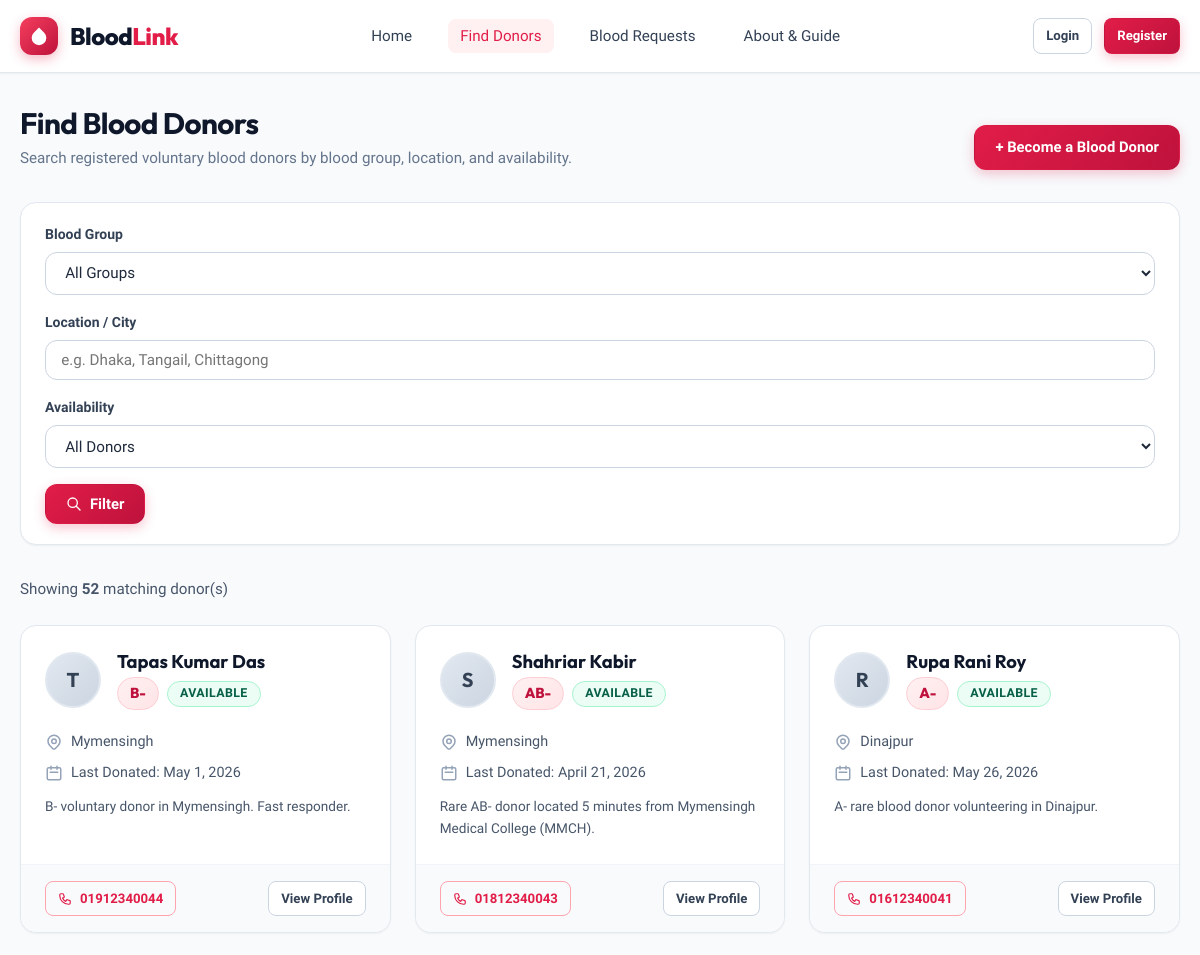
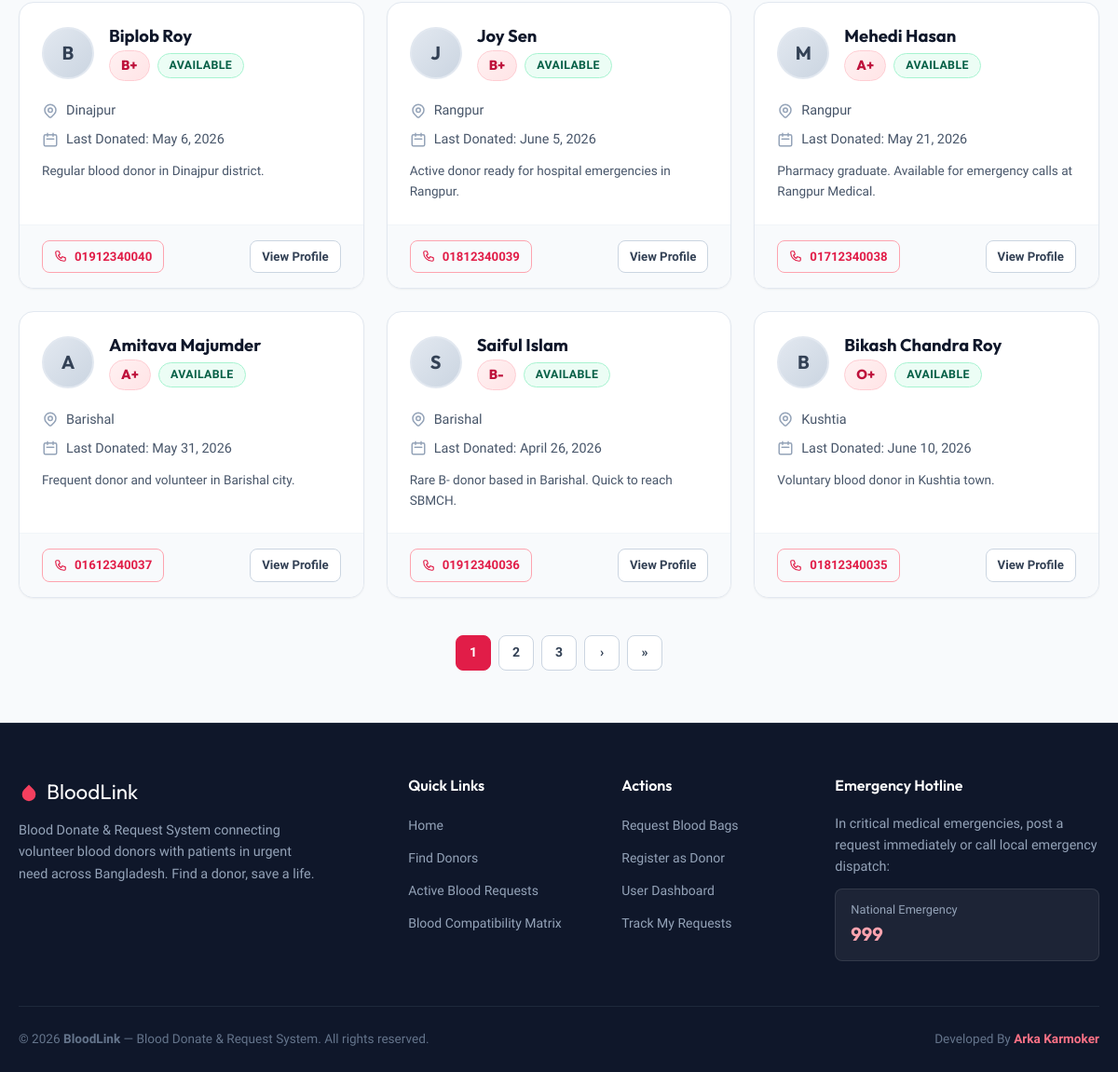
Screenshot of /donors/ with the database file from the repository (2 pictures, top to bottom).
### blood_app/models.py (models this page shows, shortened)
class DonorProfile(models.Model):
    user = models.OneToOneField(User, on_delete=models.CASCADE, related_name='donor_profile')
    phone = models.CharField(max_length=20)
    blood_group = models.CharField(max_length=5, choices=BLOOD_GROUP_CHOICES)
    location = models.CharField(max_length=100, help_text="City, District, or Area (e.g., Dhaka, Tangail, Chittagong)")
    address = models.CharField(max_length=255, blank=True, help_text="Detailed address or preferred donation zone")
    date_of_birth = models.DateField(null=True, blank=True)
    profile_picture = models.ImageField(upload_to='donors/', blank=True, null=True)
    last_donation_date = models.DateField(null=True, blank=True)
    is_available = models.BooleanField(default=True, verbose_name="Available for Donation")
    description = models.TextField(blank=True, help_text="Short bio, experience, or donor notes")
    created_at = models.DateTimeField(auto_now_add=True)
    updated_at = models.DateTimeField(auto_now=True)
    class Meta:
        ordering = ['-is_available', '-updated_at']
        verbose_name = 'Donor Profile'
        verbose_name_plural = 'Donor Profiles'
    @property
    def display_name(self):
        full_name = self.user.get_full_name()
        return full_name if full_name else self.user.username

### blood_app/views.py (the view)
# urls.py: path('donors/', views.donor_list_view, name='donor_list'),
def donor_list_view(request):
    blood_group = request.GET.get('blood_group', '').strip()
    location = request.GET.get('location', '').strip()
    availability = request.GET.get('availability', 'all').strip()
    donors = DonorProfile.objects.select_related('user').all()
    if blood_group:
        donors = donors.filter(blood_group=blood_group)
    if location:
        donors = donors.filter(
            Q(location__icontains=location) | Q(address__icontains=location)
        )
    if availability == 'available':
        donors = donors.filter(is_available=True)
    elif availability == 'unavailable':
        donors = donors.filter(is_available=False)
    paginator = Paginator(donors, 9)
    page_number = request.GET.get('page')
    page_obj = paginator.get_page(page_number)
    context = {
        'page_obj': page_obj,
        'blood_groups': BLOOD_GROUP_CHOICES,
        'selected_blood_group': blood_group,
        'selected_location': location,
        'selected_availability': availability,
        'total_results': donors.count(),
    }
    return render(request, 'blood_app/donor_list.html', context)

### templates/blood_app/donor_list.html (shortened to what this page needs)
{% extends 'base.html' %}
{% load static %}
{% block content %}
<div class="container" style="padding-top: 2rem;">
  <div class="section-header">
    <div>
      <h1 class="section-title">Find Blood Donors</h1>
      <p class="section-subtitle">Search registered voluntary blood donors by blood group, location, and availability.</p>
    </div>
    {% if not user.is_authenticated or not user.donor_profile %}
      <a href="{% url 'blood_app:donor_create' %}" class="btn btn-primary">
        + Become a Blood Donor
      </a>
    {% endif %}
  </div>
  <div class="filter-card">
    <form method="GET" action="{% url 'blood_app:donor_list' %}" class="filter-form">
      <div class="form-group" style="margin-bottom: 0;">
        <label for="id_blood_group" class="form-label">Blood Group</label>
        <select name="blood_group" id="id_blood_group" class="form-select">
          <option value="">All Groups</option>
        </select>
      </div>
      <div class="form-group" style="margin-bottom: 0;">
        <label for="id_location" class="form-label">Location / City</label>
        <input type="text" name="location" id="id_location" class="form-input" placeholder="e.g. Dhaka, Tangail, Chittagong" value="{{ selected_location }}">
      </div>
      <div class="form-group" style="margin-bottom: 0;">
        <label for="id_availability" class="form-label">Availability</label>
        <select name="availability" id="id_availability" class="form-select">
          <option value="all" {% if selected_availability == 'all' %}selected{% endif %}>All Donors</option>
        </select>
      </div>
      <div style="display: flex; gap: 0.5rem;">
        <button type="submit" class="btn btn-primary">
          <svg width="16" height="16" fill="none" stroke="currentColor" stroke-width="2" viewBox="0 0 24 24">
            <path stroke-linecap="round" stroke-linejoin="round" d="M21 21l-6-6m2-5a7 7 0 11-14 0 7 7 0 0114 0z"/>
          </svg>
          Filter
        </button>
      </div>
    </form>
  </div>
  <div style="margin-bottom: 1.5rem; font-size: 0.95rem; color: var(--slate-600);">
    Showing <strong>{{ total_results }}</strong> matching donor(s)
  </div>
  {% if page_obj.object_list %}
    <div class="grid-3">
      {% for donor in page_obj %}
        <div class="card">
          <div class="card-body">
            <div class="donor-card-top">
              {% if donor.profile_picture %}
                <img src="{{ donor.profile_picture.url }}" alt="{{ donor.display_name }}" class="donor-avatar">
              {% else %}
                <div class="donor-avatar-placeholder">
                  {{ donor.display_name|slice:":1"|upper }}
                </div>
              {% endif %}
              <div style="flex: 1;">
                <h3 style="font-size: 1.15rem; margin-bottom: 0.25rem;">{{ donor.display_name }}</h3>
                <div style="display: flex; gap: 0.5rem; align-items: center; flex-wrap: wrap;">
                  <span class="blood-pill">{{ donor.blood_group }}</span>
                  {% if donor.is_available %}
                    <span class="badge badge-available">Available</span>
                  {% else %}
                    <span class="badge badge-unavailable">Unavailable</span>
                  {% endif %}
                </div>
              </div>
            </div>
            <div class="info-item">
              <span>{{ donor.location }}</span>
            </div>
            <div class="info-item">
              <svg width="18" height="18" fill="none" stroke="currentColor" stroke-width="2" viewBox="0 0 24 24">
                <path stroke-linecap="round" stroke-linejoin="round" d="M8 7V3m8 4V3m-9 8h10M5 21h14a2 2 0 002-2V7a2 2 0 00-2-2H5a2 2 0 00-2 2v12a2 2 0 002 2z"/>
              </svg>
              <span>Last Donated: {{ donor.last_donation_date|default:"First-time / Not recorded" }}</span>
            </div>
            {% if donor.description %}
              <p style="font-size: 0.85rem; color: var(--slate-600); margin-top: 0.75rem; display: -webkit-box; -webkit-line-clamp: 2; -webkit-box-orient: vertical; overflow: hidden;">
                {{ donor.description }}
              </p>
            {% endif %}
          </div>
          <div class="card-footer">
            <a href="tel:{{ donor.phone }}" class="btn btn-outline-danger btn-sm">
              {{ donor.phone }}
            </a>
            <a href="{% url 'blood_app:donor_detail' donor.pk %}" class="btn btn-secondary btn-sm">
              View Profile
            </a>
          </div>
        </div>
      {% endfor %}
    </div>
    {% if page_obj.has_other_pages %}
      <div class="pagination">
        {% for num in page_obj.paginator.page_range %}
          {% if page_obj.number == num %}
            <span class="page-btn active">{{ num }}</span>
          {% elif num > page_obj.number|add:'-3' and num < page_obj.number|add:'3' %}
            <a href="?page={{ num }}{% if selected_availability %}&availability={{ selected_availability }}{% endif %}" class="page-btn">{{ num }}</a>
          {% endif %}
        {% endfor %}
        {% if page_obj.has_next %}
          <a href="?page={{ page_obj.next_page_number }}{% if selected_availability %}&availability={{ selected_availability }}{% endif %}" class="page-btn">&rsaquo;</a>
          <a href="?page={{ page_obj.paginator.num_pages }}{% if selected_availability %}&availability={{ selected_availability }}{% endif %}" class="page-btn">&raquo;</a>
        {% endif %}
      </div>
    {% endif %}
  {% endif %}
</div>
{% endblock %}

### templates/base.html (shortened to what this page needs)
{% load static %}
<!DOCTYPE html>
<html lang="en">
<head>
  <link rel="stylesheet" href="{% static 'css/main.css' %}">
</head>
<body>
  {% include 'navbar.html' %}
  <main class="main-content">
    {% block content %}
    {% endblock %}
  </main>
  {% include 'footer.html' %}
</body>
</html>

### templates/navbar.html (shortened to what this page needs)
{% load static %}
<header class="site-header">
  <div class="container">
    <nav class="navbar" aria-label="Main Navigation">
      <a href="{% url 'blood_app:home' %}" class="brand">
        <div class="brand-icon">
          <svg width="22" height="22" viewBox="0 0 24 24" fill="currentColor">
            <path d="M12 2.69l5.66 5.66a8 8 0 1 1-11.31 0z"/>
          </svg>
        </div>
        <span class="brand-text">Blood<span>Link</span></span>
      </a>
      <ul class="nav-links">
        <li>
          <a href="{% url 'blood_app:home' %}" class="nav-link {% if request.resolver_match.url_name == 'home' %}active{% endif %}">Home</a>
        </li>
        <li>
          <a href="{% url 'blood_app:donor_list' %}" class="nav-link {% if request.resolver_match.url_name == 'donor_list' %}active{% endif %}">Find Donors</a>
        </li>
        <li>
          <a href="{% url 'blood_app:request_list' %}" class="nav-link {% if request.resolver_match.url_name == 'request_list' %}active{% endif %}">Blood Requests</a>
        </li>
        <li>
          <a href="{% url 'blood_app:about' %}" class="nav-link {% if request.resolver_match.url_name == 'about' %}active{% endif %}">About & Guide</a>
        </li>
      </ul>
      <div class="nav-actions">
        {% if user.is_authenticated %}
          <a href="{% url 'blood_app:request_create' %}" class="btn btn-primary btn-sm">
            <svg width="16" height="16" fill="none" stroke="currentColor" stroke-width="2.5" viewBox="0 0 24 24">
              <path stroke-linecap="round" stroke-linejoin="round" d="M12 4v16m8-8H4"/>
            </svg>
            Request Blood
          </a>
          <a href="{% url 'blood_app:dashboard' %}" class="btn btn-secondary btn-sm">
            <svg width="16" height="16" fill="none" stroke="currentColor" stroke-width="2" viewBox="0 0 24 24">
              <path stroke-linecap="round" stroke-linejoin="round" d="M4 6a2 2 0 012-2h2a2 2 0 012 2v2a2 2 0 01-2 2H6a2 2 0 01-2-2V6zm10 0a2 2 0 012-2h2a2 2 0 012 2v2a2 2 0 01-2 2h-2a2 2 0 01-2-2V6zM4 16a2 2 0 012-2h2a2 2 0 012 2v2a2 2 0 01-2 2H6a2 2 0 01-2-2v-2zm10 0a2 2 0 012-2h2a2 2 0 012 2v2a2 2 0 01-2 2h-2a2 2 0 01-2-2v-2z"/>
            </svg>
            Dashboard
          </a>
          <a href="{% url 'blood_app:logout' %}" class="btn btn-outline-danger btn-sm">Logout</a>
        {% else %}
          <a href="{% url 'blood_app:login' %}" class="btn btn-secondary btn-sm btn-login">Login</a>
          <a href="{% url 'blood_app:register' %}" class="btn btn-primary btn-sm btn-register">Register</a>
        {% endif %}
      </div>
    </nav>
  </div>
</header>

### templates/footer.html
<footer class="site-footer">
  <div class="container">
    <div class="footer-grid">
      <div>
        <div class="footer-brand-title">
          <svg width="22" height="22" viewBox="0 0 24 24" fill="#F43F5E">
            <path d="M12 2.69l5.66 5.66a8 8 0 1 1-11.31 0z"/>
          </svg>
          BloodLink
        </div>
        <p class="footer-desc">
          Blood Donate & Request System connecting volunteer blood donors with patients in urgent need across Bangladesh. Find a donor, save a life.
        </p>
      </div>
      <div>
        <h4 class="footer-heading">Quick Links</h4>
        <ul class="footer-links">
          <li><a href="{% url 'blood_app:home' %}">Home</a></li>
          <li><a href="{% url 'blood_app:donor_list' %}">Find Donors</a></li>
          <li><a href="{% url 'blood_app:request_list' %}">Active Blood Requests</a></li>
          <li><a href="{% url 'blood_app:about' %}">Blood Compatibility Matrix</a></li>
        </ul>
      </div>
      <div>
        <h4 class="footer-heading">Actions</h4>
        <ul class="footer-links">
          <li><a href="{% url 'blood_app:request_create' %}">Request Blood Bags</a></li>
          <li><a href="{% url 'blood_app:donor_create' %}">Register as Donor</a></li>
          <li><a href="{% url 'blood_app:dashboard' %}">User Dashboard</a></li>
          <li><a href="{% url 'blood_app:my_requests' %}">Track My Requests</a></li>
        </ul>
      </div>
      <div>
        <h4 class="footer-heading">Emergency Hotline</h4>
        <p class="footer-desc" style="margin-bottom: 0.75rem;">
          In critical medical emergencies, post a request immediately or call local emergency dispatch:
        </p>
        <div style="background: rgba(255,255,255,0.06); padding: 0.75rem 1rem; border-radius: 8px; border: 1px solid rgba(255,255,255,0.1);">
          <div style="font-size: 0.8rem; color: #94A3B8;">National Emergency</div>
          <div style="font-size: 1.25rem; font-weight: 700; color: #FDA4AF; font-family: var(--font-heading);">999</div>
        </div>
      </div>
    </div>
    <div class="footer-bottom">
      <div>
        &copy; {% now "Y" %} <strong>BloodLink</strong> — Blood Donate & Request System. All rights reserved.
      </div>
      <div>
        Developed By <a href="https://github.com/ArkaKarmoker" target="_blank" rel="noopener noreferrer">Arka Karmoker</a>
      </div>
    </div>
  </div>
</footer>

### rows the page displays
DonorProfile: display_name "T", display_name "Tapas Kumar Das", blood_group "B-", is_available "AVAILABLE", location "Mymensingh", last_donation_date "May 1, 2026", description "B- voluntary donor in Mymensingh. Fast responder.", phone "01912340044"
DonorProfile: display_name "S", display_name "Shahriar Kabir", blood_group "AB-", is_available "AVAILABLE", location "Mymensingh", last_donation_date "April 21, 2026", description "Rare AB- donor located 5 minutes from Mymensingh Medical College (MMCH).", phone "01812340043"
DonorProfile: display_name "R", display_name "Rupa Rani Roy", blood_group "A-", is_available "AVAILABLE", location "Dinajpur", last_donation_date "May 26, 2026", description "A- rare blood donor volunteering in Dinajpur.", phone "01612340041"
DonorProfile: display_name "B", display_name "Biplob Roy", blood_group "B+", is_available "AVAILABLE", location "Dinajpur", last_donation_date "May 6, 2026", description "Regular blood donor in Dinajpur district.", phone "01912340040"
DonorProfile: display_name "J", display_name "Joy Sen", blood_group "B+", is_available "AVAILABLE", location "Rangpur", last_donation_date "June 5, 2026", description "Active donor ready for hospital emergencies in Rangpur.", phone "01812340039"
DonorProfile: display_name "M", display_name "Mehedi Hasan", blood_group "A+", is_available "AVAILABLE", location "Rangpur", last_donation_date "May 21, 2026", description "Pharmacy graduate. Available for emergency calls at Rangpur Medical.", phone "01712340038"
DonorProfile: display_name "A", display_name "Amitava Majumder", blood_group "A+", is_available "AVAILABLE", location "Barishal", last_donation_date "May 31, 2026", description "Frequent donor and volunteer in Barishal city.", phone "01612340037"
DonorProfile: display_name "S", display_name "Saiful Islam", blood_group "B-", is_available "AVAILABLE", location "Barishal", last_donation_date "April 26, 2026", description "Rare B- donor based in Barishal. Quick to reach SBMCH.", phone "01912340036"
DonorProfile: display_name "B", display_name "Bikash Chandra Roy", blood_group "O+", is_available "AVAILABLE", location "Kushtia", last_donation_date "June 10, 2026", description "Voluntary blood donor in Kushtia town.", phone "01812340035"

### other values shown
{{ total_results }} "52"
{{ num }} "1"
{{ num }} "2" "3"
